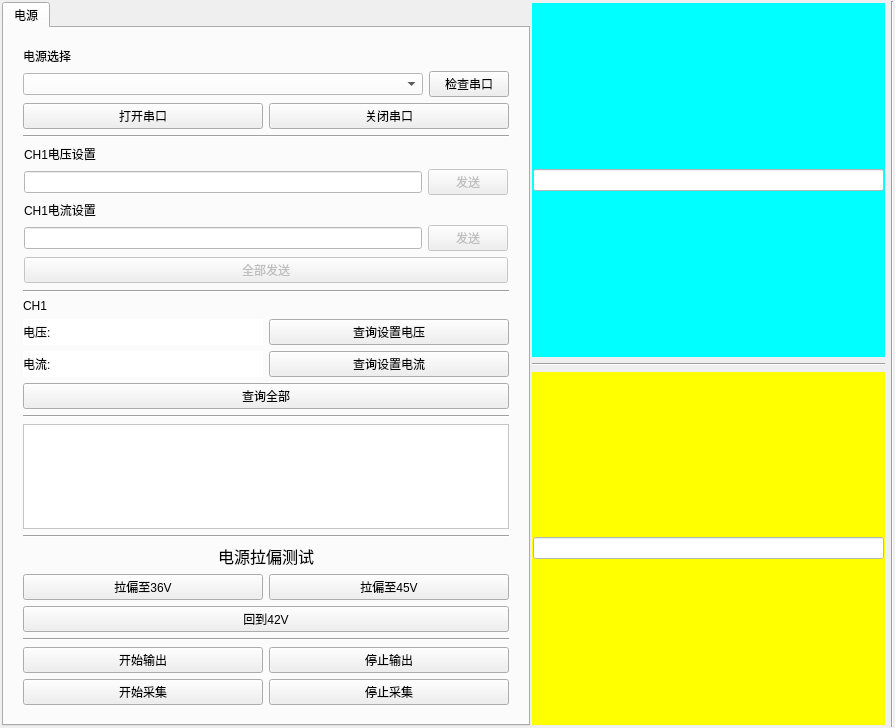
<?xml version="1.0" encoding="UTF-8"?>
<ui version="4.0">
 <class>Form</class>
 <widget class="QWidget" name="Form">
  <property name="geometry">
   <rect>
    <x>0</x>
    <y>0</y>
    <width>895</width>
    <height>728</height>
   </rect>
  </property>
  <property name="windowTitle">
   <string>Form</string>
  </property>
  <layout class="QGridLayout" name="gridLayout">
   <property name="leftMargin">
    <number>1</number>
   </property>
   <property name="topMargin">
    <number>1</number>
   </property>
   <property name="rightMargin">
    <number>1</number>
   </property>
   <property name="bottomMargin">
    <number>1</number>
   </property>
   <property name="horizontalSpacing">
    <number>4</number>
   </property>
   <item row="0" column="0">
    <layout class="QHBoxLayout" name="horizontalLayout">
     <item>
      <widget class="QWidget" name="gridWidget" native="true">
       <layout class="QGridLayout" name="gridLayout_2">
        <property name="leftMargin">
         <number>1</number>
        </property>
        <property name="topMargin">
         <number>1</number>
        </property>
        <property name="rightMargin">
         <number>1</number>
        </property>
        <property name="bottomMargin">
         <number>1</number>
        </property>
        <property name="spacing">
         <number>1</number>
        </property>
        <item row="0" column="0">
         <widget class="QTabWidget" name="tabWidget">
          <property name="maximumSize">
           <size>
            <width>650</width>
            <height>16777215</height>
           </size>
          </property>
          <property name="currentIndex">
           <number>0</number>
          </property>
          <widget class="QWidget" name="power">
           <property name="minimumSize">
            <size>
             <width>0</width>
             <height>376</height>
            </size>
           </property>
           <attribute name="title">
            <string>电源</string>
           </attribute>
           <layout class="QHBoxLayout" name="horizontalLayout_4">
            <property name="leftMargin">
             <number>1</number>
            </property>
            <property name="topMargin">
             <number>1</number>
            </property>
            <property name="rightMargin">
             <number>1</number>
            </property>
            <property name="bottomMargin">
             <number>1</number>
            </property>
            <item>
             <widget class="QWidget" name="btn" native="true">
              <property name="maximumSize">
               <size>
                <width>600</width>
                <height>16777215</height>
               </size>
              </property>
              <layout class="QVBoxLayout" name="verticalLayout_3">
               <item>
                <widget class="QWidget" name="verticalWidget" native="true">
                 <property name="maximumSize">
                  <size>
                   <width>600</width>
                   <height>16777215</height>
                  </size>
                 </property>
                 <layout class="QVBoxLayout" name="verticalLayout_2">
                  <item>
                   <layout class="QHBoxLayout" name="horizontalLayout_5">
                    <item>
                     <widget class="QLabel" name="portname">
                      <property name="maximumSize">
                       <size>
                        <width>600</width>
                        <height>20</height>
                       </size>
                      </property>
                      <property name="text">
                       <string>电源选择</string>
                      </property>
                     </widget>
                    </item>
                    <item>
                     <widget class="QLabel" name="powername">
                      <property name="text">
                       <string/>
                      </property>
                     </widget>
                    </item>
                   </layout>
                  </item>
                  <item>
                   <layout class="QHBoxLayout" name="horizontalLayout_11">
                    <item>
                     <widget class="QComboBox" name="portchoose">
                      <property name="minimumSize">
                       <size>
                        <width>400</width>
                        <height>20</height>
                       </size>
                      </property>
                      <property name="maximumSize">
                       <size>
                        <width>400</width>
                        <height>16777215</height>
                       </size>
                      </property>
                      <property name="styleSheet">
                       <string notr="true">background-color: rgb(255, 255, 255);</string>
                      </property>
                     </widget>
                    </item>
                    <item>
                     <widget class="QPushButton" name="portcheck">
                      <property name="maximumSize">
                       <size>
                        <width>200</width>
                        <height>16777215</height>
                       </size>
                      </property>
                      <property name="text">
                       <string>检查串口</string>
                      </property>
                     </widget>
                    </item>
                   </layout>
                  </item>
                  <item>
                   <layout class="QHBoxLayout" name="horizontalLayout_12">
                    <item>
                     <widget class="QPushButton" name="portopen">
                      <property name="maximumSize">
                       <size>
                        <width>300</width>
                        <height>16777215</height>
                       </size>
                      </property>
                      <property name="text">
                       <string>打开串口</string>
                      </property>
                     </widget>
                    </item>
                    <item>
                     <widget class="QPushButton" name="portclose">
                      <property name="maximumSize">
                       <size>
                        <width>300</width>
                        <height>16777215</height>
                       </size>
                      </property>
                      <property name="text">
                       <string>关闭串口</string>
                      </property>
                     </widget>
                    </item>
                   </layout>
                  </item>
                  <item>
                   <widget class="Line" name="line_5">
                    <property name="maximumSize">
                     <size>
                      <width>600</width>
                      <height>16777215</height>
                     </size>
                    </property>
                    <property name="orientation">
                     <enum>Qt::Horizontal</enum>
                    </property>
                   </widget>
                  </item>
                  <item>
                   <widget class="QWidget" name="verticalWidget_2" native="true">
                    <property name="maximumSize">
                     <size>
                      <width>600</width>
                      <height>16777215</height>
                     </size>
                    </property>
                    <layout class="QVBoxLayout" name="verticalLayout_5">
                     <property name="leftMargin">
                      <number>1</number>
                     </property>
                     <property name="topMargin">
                      <number>1</number>
                     </property>
                     <property name="rightMargin">
                      <number>1</number>
                     </property>
                     <property name="bottomMargin">
                      <number>1</number>
                     </property>
                     <item>
                      <widget class="QLabel" name="label">
                       <property name="maximumSize">
                        <size>
                         <width>600</width>
                         <height>20</height>
                        </size>
                       </property>
                       <property name="text">
                        <string>CH1电压设置</string>
                       </property>
                      </widget>
                     </item>
                     <item>
                      <layout class="QHBoxLayout" name="horizontalLayout_2">
                       <item>
                        <widget class="QLineEdit" name="CH1_V">
                         <property name="maximumSize">
                          <size>
                           <width>400</width>
                           <height>16777215</height>
                          </size>
                         </property>
                         <property name="styleSheet">
                          <string notr="true">background-color: rgb(255, 255, 255);</string>
                         </property>
                         <property name="readOnly">
                          <bool>true</bool>
                         </property>
                        </widget>
                       </item>
                       <item>
                        <widget class="QPushButton" name="CH1_V_send">
                         <property name="enabled">
                          <bool>false</bool>
                         </property>
                         <property name="maximumSize">
                          <size>
                           <width>200</width>
                           <height>16777215</height>
                          </size>
                         </property>
                         <property name="text">
                          <string>发送</string>
                         </property>
                        </widget>
                       </item>
                      </layout>
                     </item>
                     <item>
                      <widget class="QLabel" name="label_2">
                       <property name="maximumSize">
                        <size>
                         <width>600</width>
                         <height>16777215</height>
                        </size>
                       </property>
                       <property name="text">
                        <string>CH1电流设置</string>
                       </property>
                      </widget>
                     </item>
                     <item>
                      <layout class="QHBoxLayout" name="horizontalLayout_3">
                       <item>
                        <widget class="QLineEdit" name="CH1_I">
                         <property name="maximumSize">
                          <size>
                           <width>400</width>
                           <height>16777215</height>
                          </size>
                         </property>
                         <property name="styleSheet">
                          <string notr="true">background-color: rgb(255, 255, 255);</string>
                         </property>
                         <property name="readOnly">
                          <bool>true</bool>
                         </property>
                        </widget>
                       </item>
                       <item>
                        <widget class="QPushButton" name="CH1_I_send">
                         <property name="enabled">
                          <bool>false</bool>
                         </property>
                         <property name="maximumSize">
                          <size>
                           <width>200</width>
                           <height>16777215</height>
                          </size>
                         </property>
                         <property name="text">
                          <string>发送</string>
                         </property>
                        </widget>
                       </item>
                      </layout>
                     </item>
                     <item>
                      <widget class="QPushButton" name="sendALL">
                       <property name="enabled">
                        <bool>false</bool>
                       </property>
                       <property name="maximumSize">
                        <size>
                         <width>600</width>
                         <height>16777215</height>
                        </size>
                       </property>
                       <property name="text">
                        <string>全部发送</string>
                       </property>
                      </widget>
                     </item>
                    </layout>
                   </widget>
                  </item>
                  <item>
                   <widget class="Line" name="line_6">
                    <property name="maximumSize">
                     <size>
                      <width>600</width>
                      <height>16777215</height>
                     </size>
                    </property>
                    <property name="orientation">
                     <enum>Qt::Horizontal</enum>
                    </property>
                   </widget>
                  </item>
                  <item>
                   <layout class="QVBoxLayout" name="checkzone">
                    <item>
                     <widget class="QLabel" name="label_5">
                      <property name="maximumSize">
                       <size>
                        <width>600</width>
                        <height>16777215</height>
                       </size>
                      </property>
                      <property name="text">
                       <string>CH1</string>
                      </property>
                     </widget>
                    </item>
                    <item>
                     <layout class="QVBoxLayout" name="CH1_part">
                      <item>
                       <layout class="QHBoxLayout" name="horizontalLayout_7">
                        <item>
                         <widget class="QLabel" name="CH1_V_print">
                          <property name="maximumSize">
                           <size>
                            <width>300</width>
                            <height>16777215</height>
                           </size>
                          </property>
                          <property name="styleSheet">
                           <string notr="true">background-color: rgb(255, 255, 255);</string>
                          </property>
                          <property name="text">
                           <string>电压:</string>
                          </property>
                         </widget>
                        </item>
                        <item>
                         <widget class="QPushButton" name="CH1_V_check">
                          <property name="maximumSize">
                           <size>
                            <width>300</width>
                            <height>16777215</height>
                           </size>
                          </property>
                          <property name="text">
                           <string>查询设置电压</string>
                          </property>
                         </widget>
                        </item>
                       </layout>
                      </item>
                      <item>
                       <layout class="QHBoxLayout" name="horizontalLayout_8">
                        <item>
                         <widget class="QLabel" name="CH1_I_print">
                          <property name="maximumSize">
                           <size>
                            <width>300</width>
                            <height>16777215</height>
                           </size>
                          </property>
                          <property name="styleSheet">
                           <string notr="true">background-color: rgb(255, 255, 255);</string>
                          </property>
                          <property name="text">
                           <string>电流:</string>
                          </property>
                         </widget>
                        </item>
                        <item>
                         <widget class="QPushButton" name="CH1_I_check">
                          <property name="maximumSize">
                           <size>
                            <width>300</width>
                            <height>16777215</height>
                           </size>
                          </property>
                          <property name="text">
                           <string>查询设置电流</string>
                          </property>
                         </widget>
                        </item>
                       </layout>
                      </item>
                     </layout>
                    </item>
                    <item>
                     <widget class="QPushButton" name="checkALL">
                      <property name="maximumSize">
                       <size>
                        <width>600</width>
                        <height>16777215</height>
                       </size>
                      </property>
                      <property name="text">
                       <string>查询全部</string>
                      </property>
                     </widget>
                    </item>
                   </layout>
                  </item>
                  <item>
                   <spacer name="verticalSpacer_2">
                    <property name="orientation">
                     <enum>Qt::Vertical</enum>
                    </property>
                    <property name="sizeHint" stdset="0">
                     <size>
                      <width>20</width>
                      <height>40</height>
                     </size>
                    </property>
                   </spacer>
                  </item>
                  <item>
                   <widget class="Line" name="line_4">
                    <property name="maximumSize">
                     <size>
                      <width>600</width>
                      <height>16777215</height>
                     </size>
                    </property>
                    <property name="orientation">
                     <enum>Qt::Horizontal</enum>
                    </property>
                   </widget>
                  </item>
                  <item>
                   <widget class="QTextBrowser" name="msg">
                    <property name="maximumSize">
                     <size>
                      <width>600</width>
                      <height>16777215</height>
                     </size>
                    </property>
                    <property name="styleSheet">
                     <string notr="true">background-color: rgb(255, 255, 255);</string>
                    </property>
                   </widget>
                  </item>
                  <item>
                   <widget class="Line" name="line_7">
                    <property name="orientation">
                     <enum>Qt::Horizontal</enum>
                    </property>
                   </widget>
                  </item>
                  <item>
                   <spacer name="verticalSpacer_4">
                    <property name="orientation">
                     <enum>Qt::Vertical</enum>
                    </property>
                    <property name="sizeHint" stdset="0">
                     <size>
                      <width>20</width>
                      <height>40</height>
                     </size>
                    </property>
                   </spacer>
                  </item>
                  <item>
                   <layout class="QVBoxLayout" name="verticalLayout">
                    <item>
                     <widget class="QLabel" name="label_3">
                      <property name="font">
                       <font>
                        <pointsize>12</pointsize>
                       </font>
                      </property>
                      <property name="text">
                       <string>电源拉偏测试</string>
                      </property>
                      <property name="textFormat">
                       <enum>Qt::RichText</enum>
                      </property>
                      <property name="alignment">
                       <set>Qt::AlignCenter</set>
                      </property>
                     </widget>
                    </item>
                    <item>
                     <layout class="QHBoxLayout" name="horizontalLayout_6">
                      <item>
                       <widget class="QPushButton" name="Btn_to36">
                        <property name="text">
                         <string>拉偏至36V</string>
                        </property>
                       </widget>
                      </item>
                      <item>
                       <widget class="QPushButton" name="Btn_to45">
                        <property name="text">
                         <string>拉偏至45V</string>
                        </property>
                       </widget>
                      </item>
                     </layout>
                    </item>
                    <item>
                     <widget class="QPushButton" name="Btn_back42">
                      <property name="text">
                       <string>回到42V</string>
                      </property>
                     </widget>
                    </item>
                   </layout>
                  </item>
                  <item>
                   <spacer name="verticalSpacer">
                    <property name="orientation">
                     <enum>Qt::Vertical</enum>
                    </property>
                    <property name="sizeHint" stdset="0">
                     <size>
                      <width>20</width>
                      <height>40</height>
                     </size>
                    </property>
                   </spacer>
                  </item>
                  <item>
                   <widget class="Line" name="line_3">
                    <property name="maximumSize">
                     <size>
                      <width>600</width>
                      <height>16777215</height>
                     </size>
                    </property>
                    <property name="orientation">
                     <enum>Qt::Horizontal</enum>
                    </property>
                   </widget>
                  </item>
                  <item>
                   <layout class="QHBoxLayout" name="control_btn">
                    <item>
                     <widget class="QPushButton" name="start_btn">
                      <property name="maximumSize">
                       <size>
                        <width>300</width>
                        <height>16777215</height>
                       </size>
                      </property>
                      <property name="text">
                       <string>开始输出</string>
                      </property>
                     </widget>
                    </item>
                    <item>
                     <widget class="QPushButton" name="stop_btn">
                      <property name="maximumSize">
                       <size>
                        <width>300</width>
                        <height>16777215</height>
                       </size>
                      </property>
                      <property name="text">
                       <string>停止输出</string>
                      </property>
                     </widget>
                    </item>
                   </layout>
                  </item>
                  <item>
                   <layout class="QHBoxLayout" name="listen_btn">
                    <item>
                     <widget class="QPushButton" name="start_listen">
                      <property name="maximumSize">
                       <size>
                        <width>300</width>
                        <height>16777215</height>
                       </size>
                      </property>
                      <property name="text">
                       <string>开始采集</string>
                      </property>
                     </widget>
                    </item>
                    <item>
                     <widget class="QPushButton" name="stop_listen">
                      <property name="maximumSize">
                       <size>
                        <width>300</width>
                        <height>16777215</height>
                       </size>
                      </property>
                      <property name="text">
                       <string>停止采集</string>
                      </property>
                     </widget>
                    </item>
                   </layout>
                  </item>
                 </layout>
                </widget>
               </item>
              </layout>
             </widget>
            </item>
           </layout>
          </widget>
         </widget>
        </item>
        <item row="0" column="1">
         <widget class="QWidget" name="Plot" native="true">
          <layout class="QGridLayout" name="gridLayout_5">
           <property name="leftMargin">
            <number>1</number>
           </property>
           <property name="topMargin">
            <number>1</number>
           </property>
           <property name="rightMargin">
            <number>1</number>
           </property>
           <property name="bottomMargin">
            <number>1</number>
           </property>
           <item row="2" column="0">
            <widget class="Line" name="line">
             <property name="minimumSize">
              <size>
               <width>0</width>
               <height>0</height>
              </size>
             </property>
             <property name="orientation">
              <enum>Qt::Horizontal</enum>
             </property>
            </widget>
           </item>
           <item row="3" column="0">
            <layout class="QHBoxLayout" name="ch2">
             <item>
              <widget class="QFrame" name="ch2_layout">
               <property name="enabled">
                <bool>true</bool>
               </property>
               <property name="minimumSize">
                <size>
                 <width>0</width>
                 <height>0</height>
                </size>
               </property>
               <property name="styleSheet">
                <string notr="true">background-color: rgb(255, 255, 0);</string>
               </property>
               <layout class="QGridLayout" name="gridLayout_6">
                <property name="leftMargin">
                 <number>1</number>
                </property>
                <property name="topMargin">
                 <number>1</number>
                </property>
                <property name="rightMargin">
                 <number>1</number>
                </property>
                <property name="bottomMargin">
                 <number>1</number>
                </property>
                <item row="1" column="0">
                 <layout class="QVBoxLayout" name="channel2"/>
                </item>
                <item row="0" column="0">
                 <widget class="QLineEdit" name="CH2_name">
                  <property name="styleSheet">
                   <string notr="true">background-color: rgb(255, 255, 255);</string>
                  </property>
                 </widget>
                </item>
               </layout>
              </widget>
             </item>
            </layout>
           </item>
           <item row="1" column="0">
            <layout class="QHBoxLayout" name="ch1">
             <item>
              <widget class="QFrame" name="ch1_layout">
               <property name="minimumSize">
                <size>
                 <width>0</width>
                 <height>5</height>
                </size>
               </property>
               <property name="styleSheet">
                <string notr="true">background-color: rgb(0, 255, 255);</string>
               </property>
               <layout class="QGridLayout" name="gridLayout_3">
                <property name="leftMargin">
                 <number>1</number>
                </property>
                <property name="topMargin">
                 <number>1</number>
                </property>
                <property name="rightMargin">
                 <number>1</number>
                </property>
                <property name="bottomMargin">
                 <number>1</number>
                </property>
                <property name="spacing">
                 <number>4</number>
                </property>
                <item row="1" column="0">
                 <layout class="QVBoxLayout" name="channel1"/>
                </item>
                <item row="0" column="0">
                 <widget class="QLineEdit" name="CH1_name">
                  <property name="styleSheet">
                   <string notr="true">background-color: rgb(255, 255, 255);</string>
                  </property>
                 </widget>
                </item>
               </layout>
              </widget>
             </item>
            </layout>
           </item>
          </layout>
         </widget>
        </item>
       </layout>
      </widget>
     </item>
    </layout>
   </item>
   <item row="0" column="1">
    <widget class="Line" name="line_2">
     <property name="orientation">
      <enum>Qt::Vertical</enum>
     </property>
    </widget>
   </item>
  </layout>
 </widget>
 <resources/>
 <connections/>
</ui>
